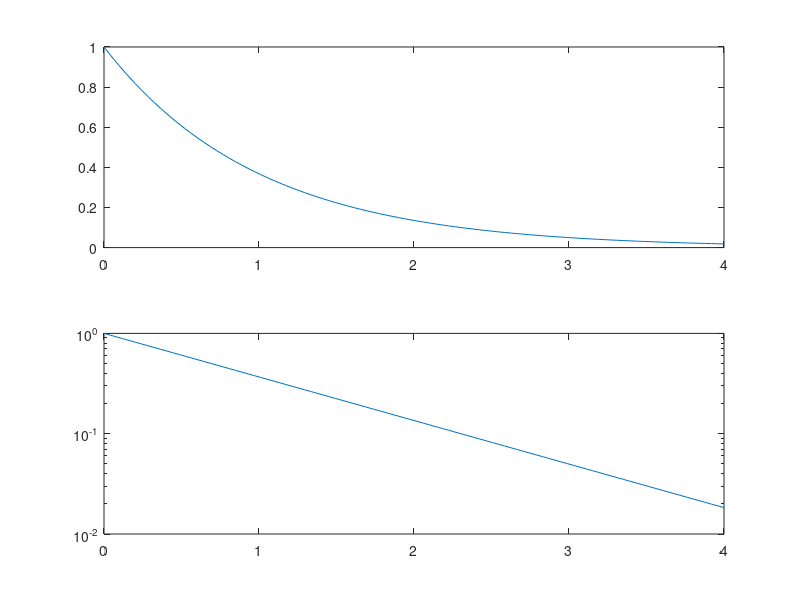

Write the MATLAB code that produced this figure.
# Using MATLAB, plot y = e^-x on a linear and semilog graph.

x = linspace(0,4);
y = e .^ -x;

subplot(2,1,1);
plot(x,y);
subplot(2,1,2);
semilogy(x,y);
